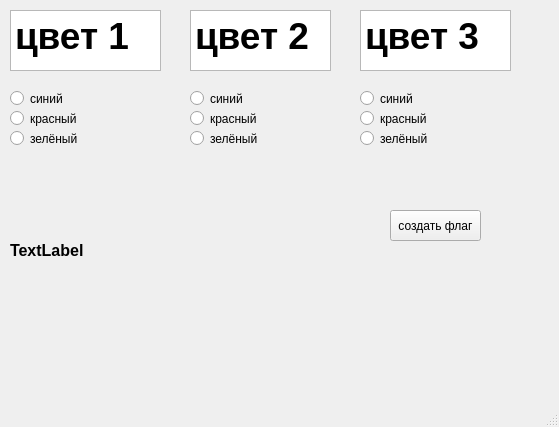
<?xml version="1.0" encoding="UTF-8"?>
<ui version="4.0">
 <class>MainWindow</class>
 <widget class="QMainWindow" name="MainWindow">
  <property name="geometry">
   <rect>
    <x>0</x>
    <y>0</y>
    <width>559</width>
    <height>427</height>
   </rect>
  </property>
  <property name="windowTitle">
   <string>MainWindow</string>
  </property>
  <widget class="QWidget" name="centralwidget">
   <widget class="QTextEdit" name="textEdit">
    <property name="geometry">
     <rect>
      <x>10</x>
      <y>10</y>
      <width>151</width>
      <height>61</height>
     </rect>
    </property>
    <property name="html">
     <string>&lt;!DOCTYPE HTML PUBLIC &quot;-//W3C//DTD HTML 4.0//EN&quot; &quot;http://www.w3.org/TR/REC-html40/strict.dtd&quot;&gt;
&lt;html&gt;&lt;head&gt;&lt;meta name=&quot;qrichtext&quot; content=&quot;1&quot; /&gt;&lt;style type=&quot;text/css&quot;&gt;
p, li { white-space: pre-wrap; }
&lt;/style&gt;&lt;/head&gt;&lt;body style=&quot; font-family:'MS Shell Dlg 2'; font-size:8.25pt; font-weight:400; font-style:normal;&quot;&gt;
&lt;p style=&quot; margin-top:0px; margin-bottom:0px; margin-left:0px; margin-right:0px; -qt-block-indent:0; text-indent:0px;&quot;&gt;&lt;span style=&quot; font-size:28pt; font-weight:600;&quot;&gt;цвет 1&lt;/span&gt;&lt;/p&gt;&lt;/body&gt;&lt;/html&gt;</string>
    </property>
   </widget>
   <widget class="QTextEdit" name="textEdit_2">
    <property name="geometry">
     <rect>
      <x>190</x>
      <y>10</y>
      <width>141</width>
      <height>61</height>
     </rect>
    </property>
    <property name="html">
     <string>&lt;!DOCTYPE HTML PUBLIC &quot;-//W3C//DTD HTML 4.0//EN&quot; &quot;http://www.w3.org/TR/REC-html40/strict.dtd&quot;&gt;
&lt;html&gt;&lt;head&gt;&lt;meta name=&quot;qrichtext&quot; content=&quot;1&quot; /&gt;&lt;style type=&quot;text/css&quot;&gt;
p, li { white-space: pre-wrap; }
&lt;/style&gt;&lt;/head&gt;&lt;body style=&quot; font-family:'MS Shell Dlg 2'; font-size:8.25pt; font-weight:400; font-style:normal;&quot;&gt;
&lt;p style=&quot; margin-top:0px; margin-bottom:0px; margin-left:0px; margin-right:0px; -qt-block-indent:0; text-indent:0px;&quot;&gt;&lt;span style=&quot; font-size:28pt; font-weight:600;&quot;&gt;цвет 2&lt;/span&gt;&lt;/p&gt;&lt;/body&gt;&lt;/html&gt;</string>
    </property>
   </widget>
   <widget class="QTextEdit" name="textEdit_3">
    <property name="geometry">
     <rect>
      <x>360</x>
      <y>10</y>
      <width>151</width>
      <height>61</height>
     </rect>
    </property>
    <property name="html">
     <string>&lt;!DOCTYPE HTML PUBLIC &quot;-//W3C//DTD HTML 4.0//EN&quot; &quot;http://www.w3.org/TR/REC-html40/strict.dtd&quot;&gt;
&lt;html&gt;&lt;head&gt;&lt;meta name=&quot;qrichtext&quot; content=&quot;1&quot; /&gt;&lt;style type=&quot;text/css&quot;&gt;
p, li { white-space: pre-wrap; }
&lt;/style&gt;&lt;/head&gt;&lt;body style=&quot; font-family:'MS Shell Dlg 2'; font-size:8.25pt; font-weight:400; font-style:normal;&quot;&gt;
&lt;p style=&quot; margin-top:0px; margin-bottom:0px; margin-left:0px; margin-right:0px; -qt-block-indent:0; text-indent:0px;&quot;&gt;&lt;span style=&quot; font-size:28pt; font-weight:600;&quot;&gt;цвет 3&lt;/span&gt;&lt;/p&gt;&lt;/body&gt;&lt;/html&gt;</string>
    </property>
   </widget>
   <widget class="QPushButton" name="pushButton">
    <property name="geometry">
     <rect>
      <x>390</x>
      <y>210</y>
      <width>91</width>
      <height>31</height>
     </rect>
    </property>
    <property name="text">
     <string>создать флаг</string>
    </property>
   </widget>
   <widget class="QLabel" name="label">
    <property name="geometry">
     <rect>
      <x>10</x>
      <y>220</y>
      <width>141</width>
      <height>61</height>
     </rect>
    </property>
    <property name="font">
     <font>
      <pointsize>12</pointsize>
      <weight>75</weight>
      <bold>true</bold>
     </font>
    </property>
    <property name="text">
     <string>TextLabel</string>
    </property>
   </widget>
   <widget class="QRadioButton" name="radioButton">
    <property name="geometry">
     <rect>
      <x>10</x>
      <y>90</y>
      <width>158</width>
      <height>17</height>
     </rect>
    </property>
    <property name="text">
     <string>синий</string>
    </property>
    <attribute name="buttonGroup">
     <string notr="true">buttonGroup1</string>
    </attribute>
   </widget>
   <widget class="QRadioButton" name="radioButton_3">
    <property name="geometry">
     <rect>
      <x>10</x>
      <y>110</y>
      <width>158</width>
      <height>17</height>
     </rect>
    </property>
    <property name="text">
     <string>красный</string>
    </property>
    <attribute name="buttonGroup">
     <string notr="true">buttonGroup1</string>
    </attribute>
   </widget>
   <widget class="QRadioButton" name="radioButton_2">
    <property name="geometry">
     <rect>
      <x>10</x>
      <y>130</y>
      <width>158</width>
      <height>17</height>
     </rect>
    </property>
    <property name="text">
     <string>зелёный</string>
    </property>
    <attribute name="buttonGroup">
     <string notr="true">buttonGroup1</string>
    </attribute>
   </widget>
   <widget class="QRadioButton" name="radioButton_5">
    <property name="geometry">
     <rect>
      <x>190</x>
      <y>90</y>
      <width>158</width>
      <height>17</height>
     </rect>
    </property>
    <property name="text">
     <string>синий</string>
    </property>
    <attribute name="buttonGroup">
     <string notr="true">buttonGroup2</string>
    </attribute>
   </widget>
   <widget class="QRadioButton" name="radioButton_6">
    <property name="geometry">
     <rect>
      <x>190</x>
      <y>110</y>
      <width>158</width>
      <height>17</height>
     </rect>
    </property>
    <property name="text">
     <string>красный</string>
    </property>
    <attribute name="buttonGroup">
     <string notr="true">buttonGroup2</string>
    </attribute>
   </widget>
   <widget class="QRadioButton" name="radioButton_4">
    <property name="geometry">
     <rect>
      <x>190</x>
      <y>130</y>
      <width>158</width>
      <height>17</height>
     </rect>
    </property>
    <property name="text">
     <string>зелёный</string>
    </property>
    <attribute name="buttonGroup">
     <string notr="true">buttonGroup2</string>
    </attribute>
   </widget>
   <widget class="QRadioButton" name="radioButton_8">
    <property name="geometry">
     <rect>
      <x>360</x>
      <y>110</y>
      <width>158</width>
      <height>17</height>
     </rect>
    </property>
    <property name="text">
     <string>красный</string>
    </property>
    <attribute name="buttonGroup">
     <string notr="true">buttonGroup3</string>
    </attribute>
   </widget>
   <widget class="QRadioButton" name="radioButton_7">
    <property name="geometry">
     <rect>
      <x>360</x>
      <y>90</y>
      <width>158</width>
      <height>17</height>
     </rect>
    </property>
    <property name="text">
     <string>синий</string>
    </property>
    <attribute name="buttonGroup">
     <string notr="true">buttonGroup3</string>
    </attribute>
   </widget>
   <widget class="QRadioButton" name="radioButton_9">
    <property name="geometry">
     <rect>
      <x>360</x>
      <y>130</y>
      <width>158</width>
      <height>17</height>
     </rect>
    </property>
    <property name="text">
     <string>зелёный</string>
    </property>
    <attribute name="buttonGroup">
     <string notr="true">buttonGroup3</string>
    </attribute>
   </widget>
  </widget>
  <widget class="QMenuBar" name="menubar">
   <property name="geometry">
    <rect>
     <x>0</x>
     <y>0</y>
     <width>559</width>
     <height>21</height>
    </rect>
   </property>
  </widget>
  <widget class="QStatusBar" name="statusbar"/>
 </widget>
 <resources/>
 <connections/>
 <buttongroups>
  <buttongroup name="buttonGroup1"/>
  <buttongroup name="buttonGroup2"/>
  <buttongroup name="buttonGroup3"/>
 </buttongroups>
</ui>
